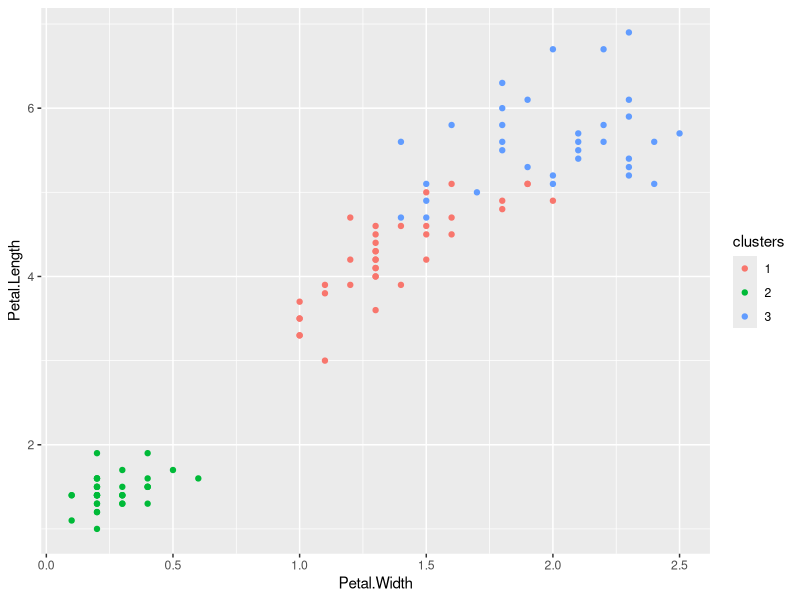

Here is the R script that generated this plot:
## ---- chunk 1
library(caret)
data(iris); library(ggplot2)
inTrain <- createDataPartition(y=iris$Species,
                              p=0.7, list=FALSE)
training <- iris[inTrain,]
testing <- iris[-inTrain,]
dim(training); dim(testing)
## ---- chunk 2
kMeans1 <- kmeans(subset(training,select=-c(Species)),centers=3)
training$clusters <- as.factor(kMeans1$cluster)
qplot(Petal.Width,Petal.Length,colour=clusters,data=training)
## ---- chunk 3
table(kMeans1$cluster,training$Species)
## ---- chunk 4
modFit <- train(clusters ~.,data=subset(training,select=-c(Species)),method="rpart")
table(predict(modFit,training),training$Species)
## ---- chunk 5
testClusterPred <- predict(modFit,testing) 
table(testClusterPred ,testing$Species)
